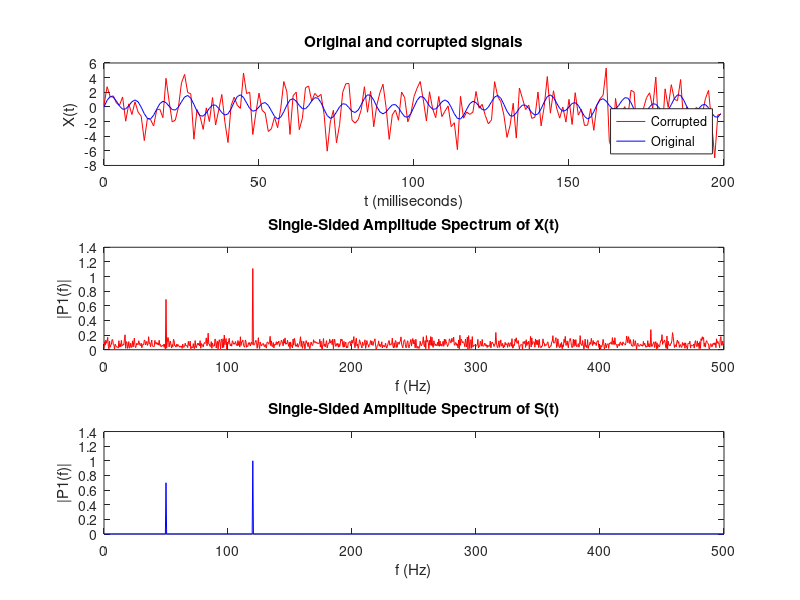

Source code (MATLAB):
% Fast Fourier Transform tutorial of MathWorks
% ********************************************
%
% Based on https://nl.mathworks.com/help/matlab/ref/fft.html
% ----------------------------------------------------------

%% 1 - Initialisation
%% 1.1 - Parameters
Fmax = 500;           % Maximal sampled frequency (500 to get signal in ms)
Fs = 2*Fmax;          % Sampling frequency
T = 1/Fs;             % Sampling period
L = 2000;             % Length of signal (> 200)
t = (0:L-1)*T;        % Time vector
f = Fs*(0:(L/2))/L;   % Frequency domain

%% 1.2 - Original and corrupted signals
S = 0.7*sin(2*pi*50*t) + sin(2*pi*120*t);   % Original
X = S + 2*randn(size(t));                   % Corrupted with Zero-Mean Random Noise

%% 1.3 - Preview of the corrupted signal
figTestFFT = figure('units','normalized',...
        'outerposition',[0.06  0.21  0.7 0.7],...
        'Name','Test of Fast Fourier Transform',...
        'Visible','Off');
    
subplot(311);
plot(Fs*t(1:200),X(1:200),'r'); hold on;
plot(Fs*t(1:200),S(1:200),'b');
title('Original and corrupted signals');
xlabel('t (milliseconds)');
ylabel('X(t)');
legend('Corrupted','Original','Location','SouthEast');

%% 2 - Fourier transform of the corrupted signal
Y = fft(X);                     % Fourier Transform
P2 = abs(Y/L);                  % Two-sided spectrum
P1 = P2(1:L/2+1);               % Single-sided spectrum
P1(2:end-1) = 2*P1(2:end-1);

subplot(312);
plot(f,P1,'r')
title('Single-Sided Amplitude Spectrum of X(t)')
xlabel('f (Hz)')
ylabel('|P1(f)|')

%% 3 - Fourier transform of the original signal
Y = fft(S);                     % Fourier Transform
P2 = abs(Y/L);                  % Two-sided spectrum
P1 = P2(1:L/2+1);               % Single-sided spectrum
P1(2:end-1) = 2*P1(2:end-1);

subplot(313);
plot(f,P1,'b');
title('Single-Sided Amplitude Spectrum of S(t)');
xlabel('f (Hz)');
ylabel('|P1(f)|');

set(figTestFFT,'visible','on'); pause(10^-1);